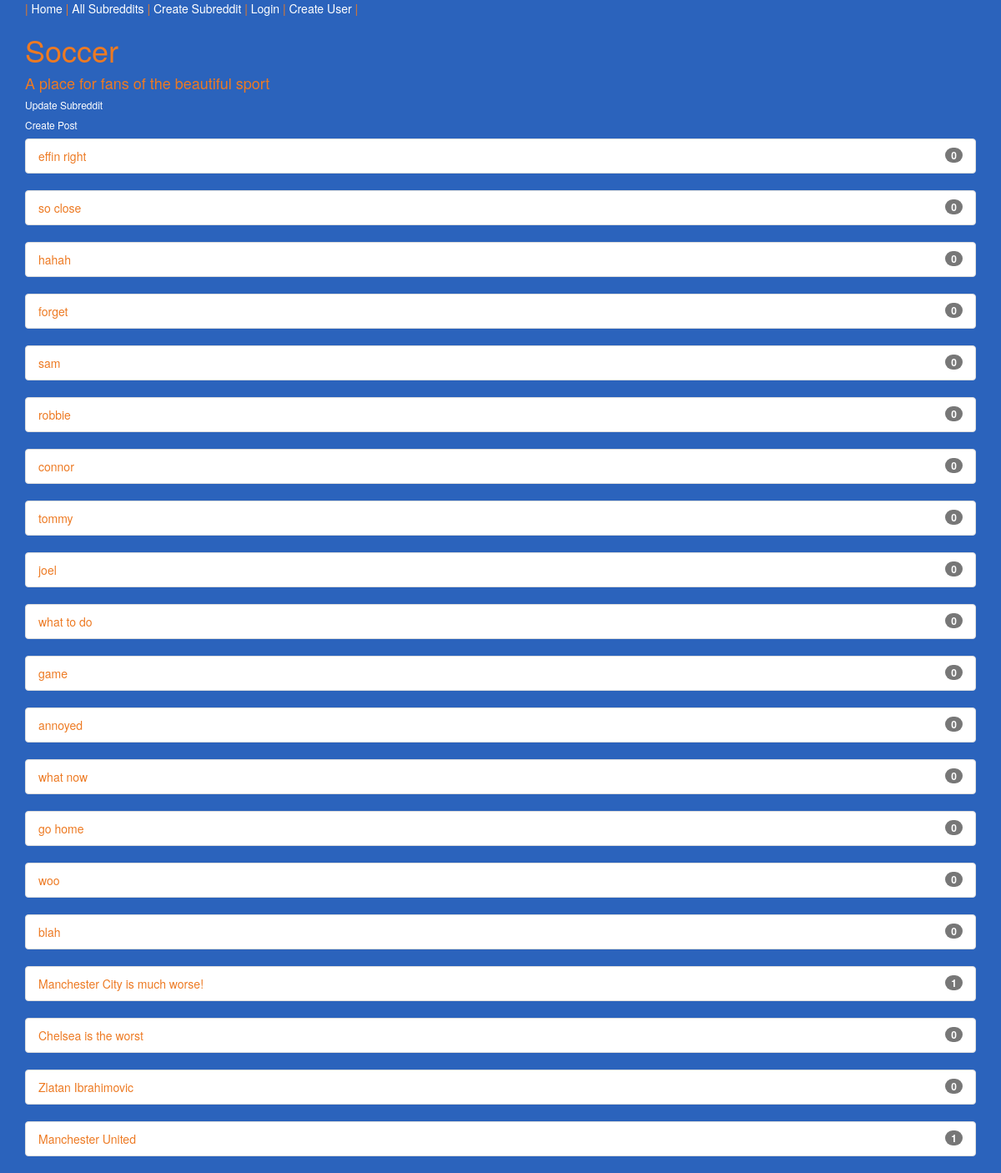
/subreddits/1/, run on an earlier commit of the app's database.
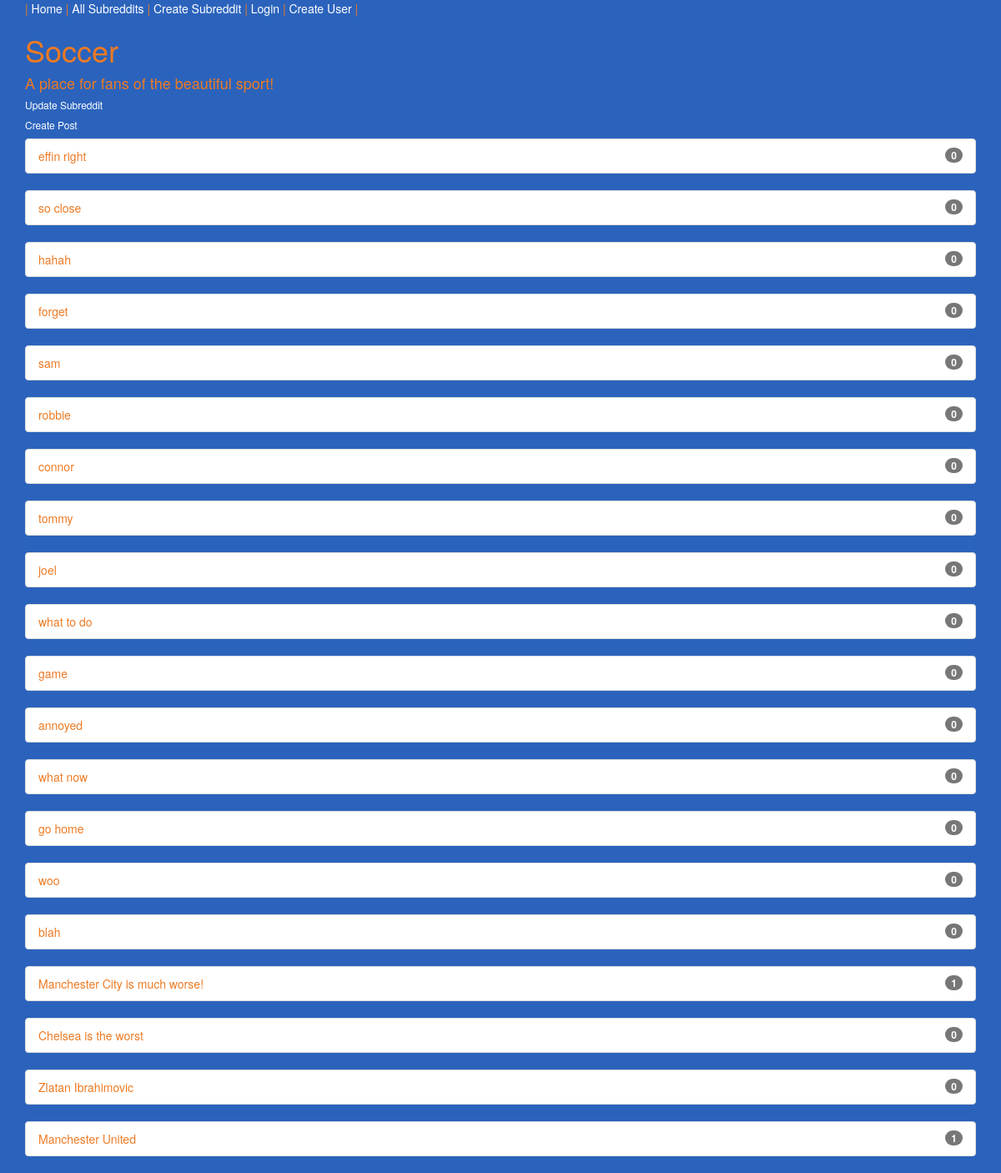
And on a later commit of the database.
### app/models.py (models this page shows, shortened)
class Subreddit(models.Model):
    name = models.CharField(max_length=100)
    description = models.CharField(max_length=100)
    creation_time = models.DateTimeField(auto_now_add=True)

### app/views.py (the view)
# urls.py: url(r'^subreddits/(?P<pk>\d+)/$', SubredditView.as_view(), name="subreddit_view"),
class SubredditView(DetailView):
    model = Subreddit

### templates/app/subreddit_detail.html
{% extends 'base.html' %}
{% block content %}
<h1>{{ object.name }}</h1>
<h4>{{ object.description }}</h4>
<h6><a href="{% url 'subreddit_update_view' object.id %}"><font color="#FFFFFF">Update Subreddit</font></a></h6>
<h6><a href="{% url 'post_create_view' object.id %}"><font color="#FFFFFF">Create Post</font></a></h6>
{% for post in object.post_set.all|slice:":20" %}
<ul class="list-group">
  <li class="list-group-item">
    <span class="badge">{{ post.comment_set.count }}</span>
    <a href="{% url 'post_view' post.id %}"><font color="#ed7a23">{{ post.title }}</font></a>
  </li>
</ul>
{% endfor %}
{% endblock %}

What changed in the data, as far as the page shows it:
changed Subreddit "Soccer": description "A place for fans of the beautiful sport" → "A place for fans of the beautiful sport!"
